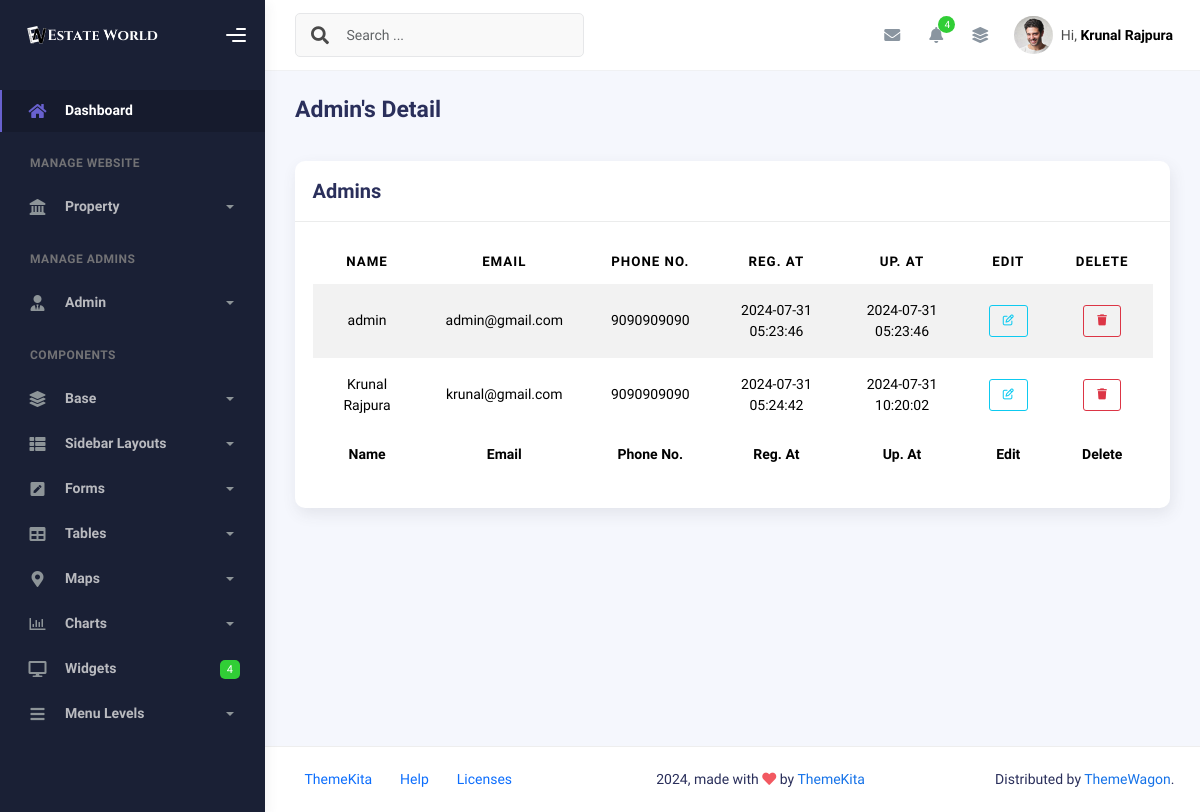
Before: /admin-panel/main-php/view_admin.php (signed in) with the older database file.
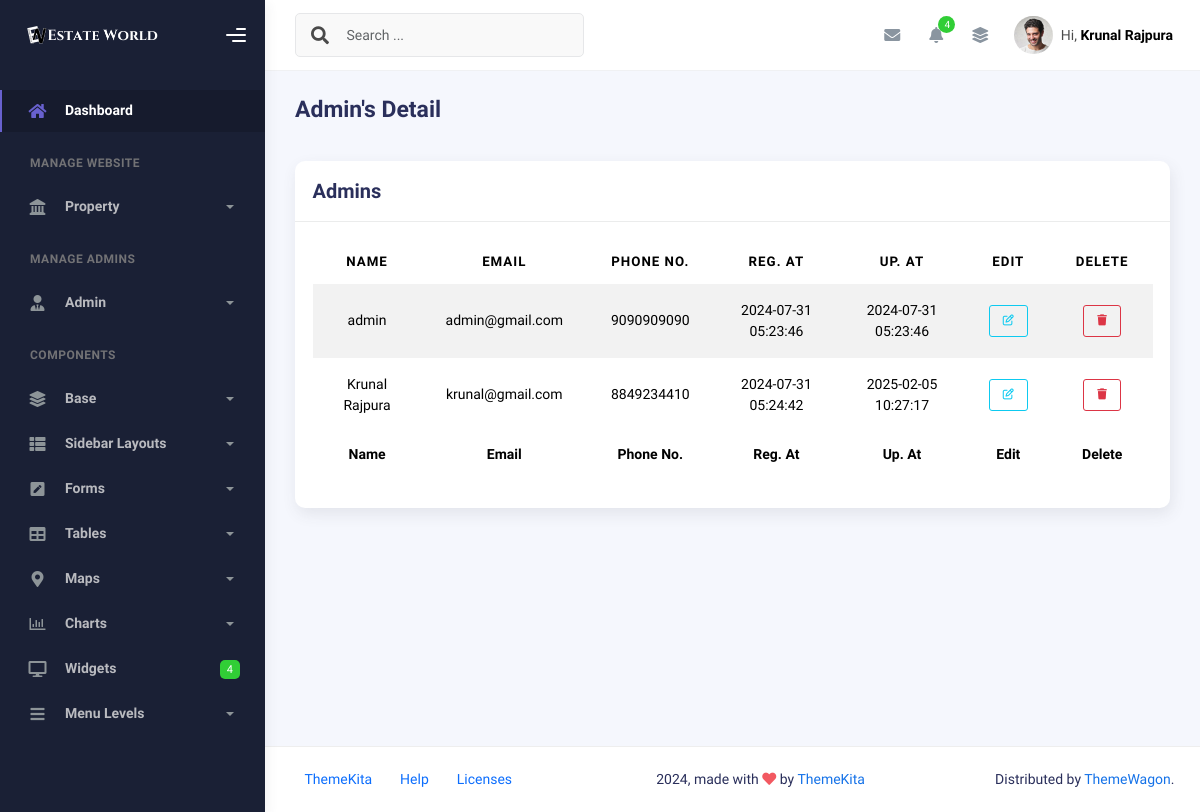
After: the same page with the newer database file.
### tables this page shows
CREATE TABLE `alogin` (
  `a_id` int(11) NOT NULL,
  `a_name` varchar(255) NOT NULL,
  `a_email` varchar(255) NOT NULL,
  `a_number` varchar(20) DEFAULT NULL,
  `a_pass` varchar(255) NOT NULL,
  `created_at` timestamp NOT NULL DEFAULT current_timestamp(),
  `updated_at` timestamp NOT NULL DEFAULT current_timestamp() ON UPDATE current_timestamp()
);

### function/function.php (called while the page is built, shortened)
<?php
function fetchData($conn, $tableName, $columns = '*', $where = '', $values = [])
{
    $sql = "SELECT $columns FROM $tableName";
    if ($where != '') {
        $sql .= " WHERE $where";
    }
    $stmt = $conn->prepare($sql);
    if (!empty($values)) {
        $types = '';
        foreach ($values as $value) {
            if (is_int($value)) {
                $types .= 'i';
            } elseif (is_float($value)) {
                $types .= 'd';
            } elseif (is_string($value)) {
                $types .= 's';
            } else {
                $types .= 'b';
            }
        }
        $stmt->bind_param($types, ...$values);
    }
    if ($stmt->execute()) {
        $result = $stmt->get_result();
        $data = [];
        while ($row = $result->fetch_assoc()) {
            $data[] = $row;
        }
    } else {
        die("Execute failed: " . $stmt->error);
    }
    return $data;
}
?>

### admin-panel/main-php/view_admin.php (the view, shortened to what the changed rows need)
<?php include '../../globalvar/globalvariable.php'; ?>
<?php include  $connToPan . 'config.php'; ?>
<?php include  $mphpToInc . 'header.php'; ?>
<?php include  $mphpToInc . 'sidebar.php'; ?>
<?php include  $funToPan . 'function.php'; ?>
<?php include  $mphpToInc . 'navbar.php'; ?>
<div class="container">
    <div class="page-inner">
        <div class="row">
            <div class="col-md-12">
                <div class="card">
                    <div class="card-body">
                        <div class="table-responsive">
                            <table id="basic-datatables" class="display table table-striped table-hover">
                                <thead>
                                    <tr class="text-center">
                                        <th>Name</th>
                                        <th>Email</th>
                                        <th>Phone No.</th>
                                        <th>Reg. At</th>
                                        <th>Up. At</th>
                                        <th>Edit</th>
                                        <th>Delete</th>
                                    </tr>
                                </thead>
                                <tfoot>
                                    <tr class="text-center">
                                        <th>Name</th>
                                        <th>Email</th>
                                        <th>Phone No.</th>
                                        <th>Reg. At</th>
                                        <th>Up. At</th>
                                        <th>Edit</th>
                                        <th>Delete</th>
                                    </tr>
                                </tfoot>
                                <tbody>
                                    <?php
                                    $tableName = 'alogin';
                                    $data = fetchData($conn, $tableName);
                                    foreach ($data as $row) {
                                    ?>
                                        <tr class="text-center">
                                            <td><?php echo $row['a_name']; ?></td>
                                            <td><?php echo $row['a_email']; ?></td>
                                            <td><?php echo $row['a_number']; ?></td>
                                            <td><?php echo $row['created_at']; ?></td>
                                            <td><?php echo $row['updated_at']; ?></td>
                                            <td><a href="admin_edit.php?id=<?php echo $row['a_id']; ?>&email=<?php echo $row['a_email']; ?>" class="btn btn-sm btn-outline-info"><i class="fa-regular fa-pen-to-square"></i></a></td>
                                            <td><button class="btn btn-sm btn-outline-danger" data-toggle="modal" data-target="#deleteAdmin<?php echo $row['a_id']; ?>"><i class="fa-solid fa-trash"></i></button></td>
                                        </tr>
                                    <?php } ?>
                                </tbody>
                            </table>
                        </div>
                    </div>
                </div>
            </div>
        </div>
    </div>
</div>
<?php include  $mphpToInc . 'footer.php'; ?>
<?php include  $mphpToInc . 'endlinks.php'; ?>

### admin-panel/includes/navbar.php (shortened to what the changed rows need)
<div class="main-panel">
  <div class="main-header">
    <nav class="navbar navbar-header navbar-header-transparent navbar-expand-lg border-bottom">
      <div class="container-fluid">
        <ul class="navbar-nav topbar-nav ms-md-auto align-items-center">
          <li class="nav-item topbar-user dropdown hidden-caret">
            <a class="dropdown-toggle profile-pic" data-bs-toggle="dropdown" href="#" aria-expanded="false">
              <span class="profile-username">
                <span class="op-7">Hi,</span>
                <?php
                $where = 'a_email = ?';
                $values = [$_SESSION['aemail']];
                $data = fetchData($conn, 'alogin', '*', $where, $values);
                foreach ($data as $row) {
                ?>
                  <span class="fw-bold"><?php echo $row['a_name']; ?></span>
                <?php } ?>
              </span>
            </a>
          </li>
        </ul>
      </div>
    </nav>
  </div>

Changed rows visible on the page:
changed alogin "Krunal Rajpura": a_number "9090909090" → "8849234410"; updated_at "2024-07-31 10:20:02" → "2025-02-05 10:27:17"
